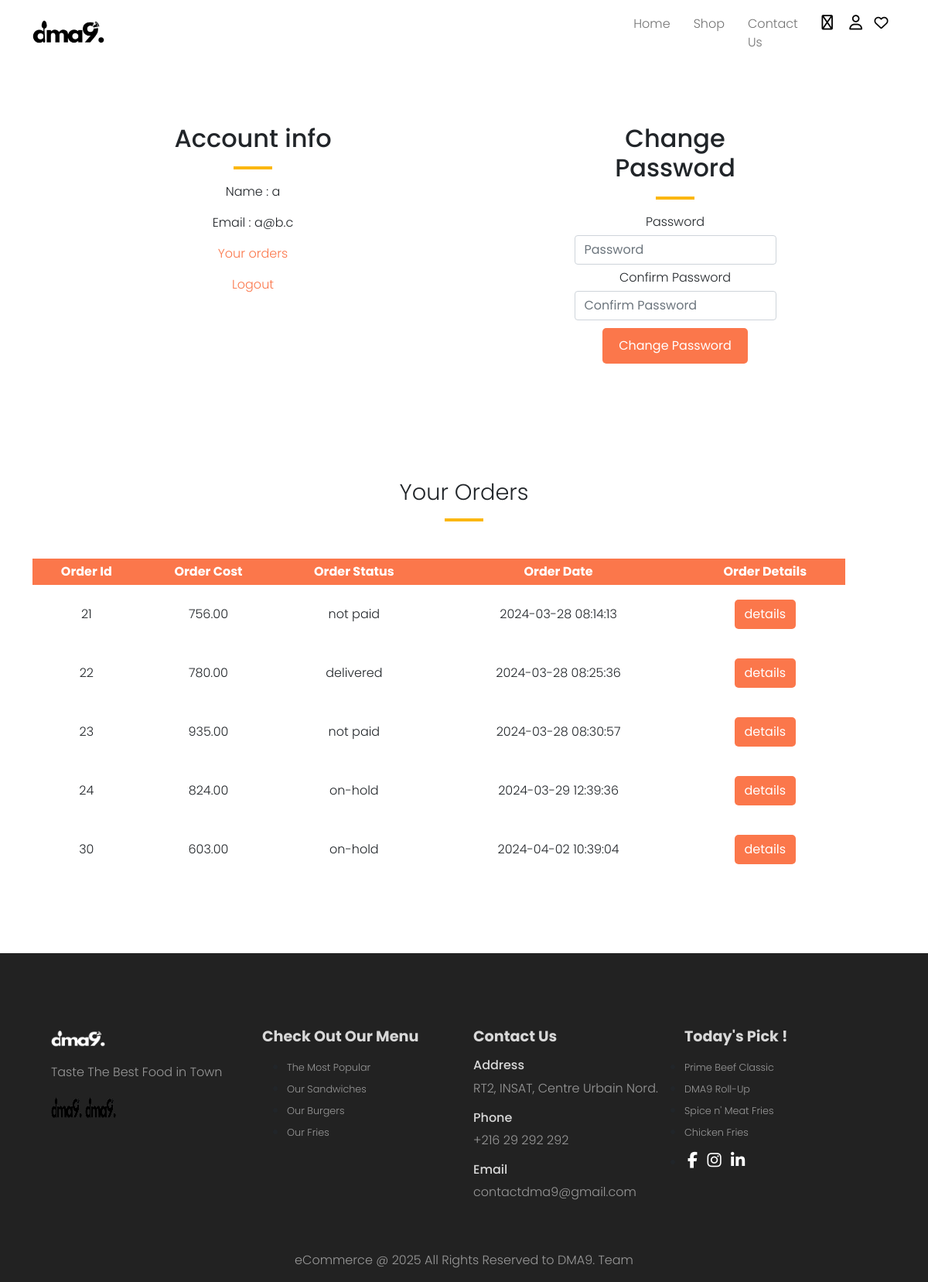
Page /account.php (signed in) on the earlier database version.
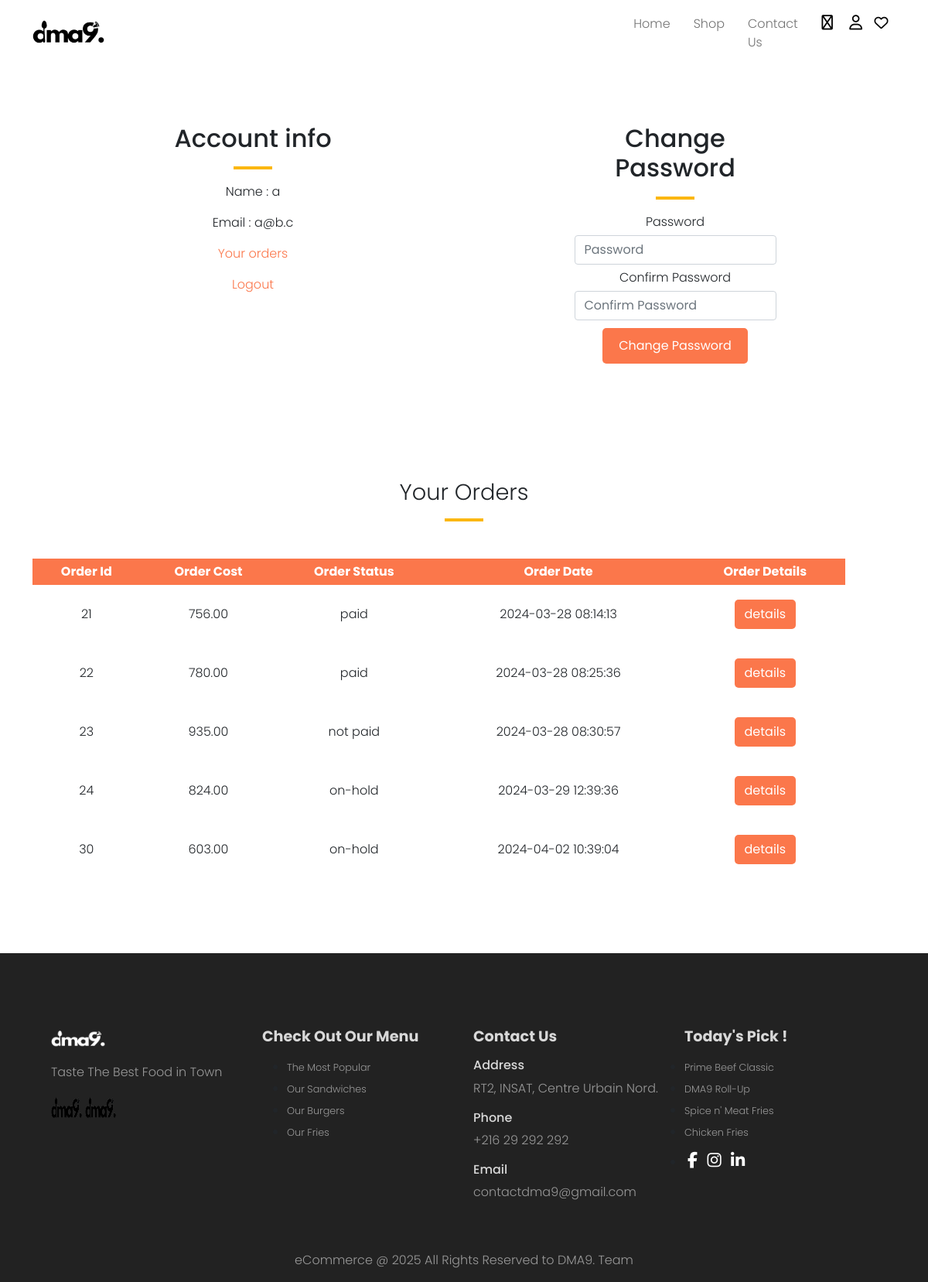
Same page on the later database version.
### tables this page shows
CREATE TABLE `orders` (
  `order_id` int(11) NOT NULL,
  `order_cost` decimal(6,2) NOT NULL,
  `order_status` varchar(100) NOT NULL,
  `user_id` int(11) NOT NULL,
  `user_phone` int(11) NOT NULL,
  `user_city` varchar(255) NOT NULL,
  `user_address` varchar(255) NOT NULL,
  `order_date` datetime NOT NULL DEFAULT current_timestamp()
);

### account.php (the view, shortened to what this page needs)
<?php
include 'server/connection.php';
$user_id = $_SESSION['user_id'];
$stmt = $conn->prepare("SELECT * FROM orders WHERE user_id=?");
$stmt->bind_param('i', $user_id);
$stmt->execute();
$orders = $stmt->get_result();
?>
<?php include('layouts/header.php'); ?>
    <section class="my-5 py-5">
        <div class="row container mx-auto">
            <div class="text-center mt-3 pt-5 col-lg-6 col-md-12 col-sm-12">
                <h3 class="font-weight-bold">Account info</h3>
                <hr class="mx-auto">
                <div class="account-info">
                    <p>Name : <span><?php if(isset($_SESSION['user_name'])){echo $_SESSION['user_name'];}?></span></p>
                    <p>Email : <span><?php if(isset($_SESSION['user_email'])){echo $_SESSION['user_email'];}?></span></p>
                    <p><a href="#orders" id="orders-btn">Your orders</a></p>
                    <p><a href="account.php?logout=1" id="logout-btn">Logout</a></p>
                </div>
            </div>
            <div class="mt-3 pt-5 col-lg-6 col-md-12 col-sm-12">
                <form method="POST" action="account.php" id="account-form">
                    <h3>Change Password</h3>
                    <hr class="mx-auto">
                    <div class="form-group">
                        <label>Password</label>
                        <input type="password" class="form-control" id="account-password" placeholder="Password" name="password" required>
                    </div>
                    <div class="form-group">
                        <label>Confirm Password</label>
                        <input type="password" class="form-control" id="account-password-confirm" placeholder="Confirm Password" name="confirmPassword" required>
                    </div>
                    <div class="form-group">
                        <input type="submit" value="Change Password" class="btn" name="change_password" id="change-pass-btn">
                    </div>
                </form>
            </div>
        </div>
    </section>
    <section id="orders" class="orders container my-5 py-5" class="">
        <div class="container text-center">
            <h2 class="font-weight-bold">Your Orders</h2>
            <hr class="mx-auto">
        </div>
        <table class="mt-5 pt-5 text-center">
            <tr>
                <th>Order Id</th>
                <th>Order Cost</th>
                <th>Order Status</th>
                <th>Order Date</th>
                <th>Order Details</th>
            </tr>
            <?php while($row = $orders->fetch_assoc()){?>
            <tr>
                <td>
                    <div class="product-info">
                        <div>
                            <p class="mt-3 mx-auto"><?php echo $row['order_id'];?></p>
                        </div>
                    </div>
                </td>
                <td><span><?php echo $row['order_cost'];?></span></td>
                <td><span><?php echo $row['order_status'];?></span></td>
                <td><span><?php echo $row['order_date'];?></span></td>
                <td>
                    <form action="order_details.php" method="POST">
                        <input class="btn order-details-btn" type="submit" name="order_details_btn" value="details">
                    </form>
                <td>
            </tr>
            <?php } ?>
        </table>
    </section>
<?php include('layouts/footer.php'); ?>

Differences in the rows shown:
changed orders id 21: order_status "not paid" → "paid"
changed orders id 22: order_status "delivered" → "paid"
